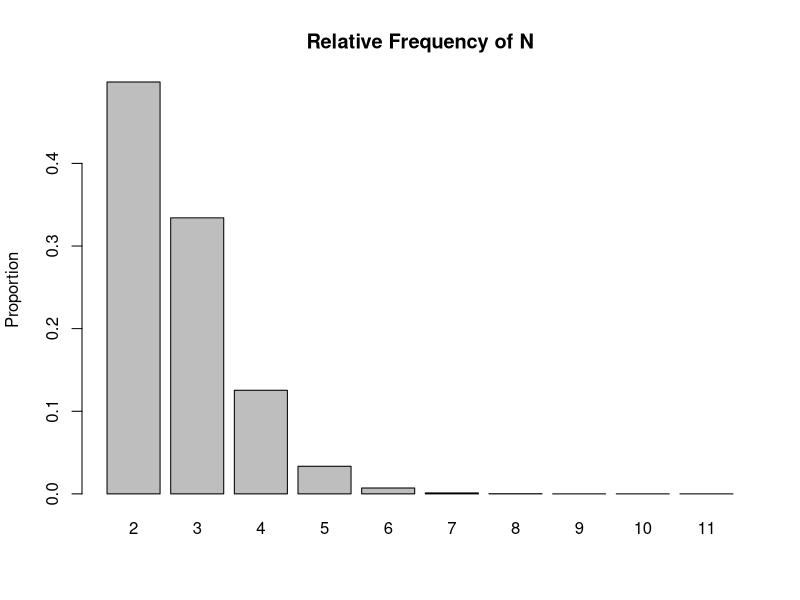

Generate this figure with R:
#Q1_A

words <- c("one", "two", "three", "four", "five")
probabilities <- c(0.16, 0.20, 0.28, 0.20, 0.16)

v1 <- sample(words, 200, replace = TRUE, prob = probabilities)
#Q1_B

fact1 <- factor(v1, levels = c("one", "two", "three", "four", "five"), ordered = TRUE)

#Q1_C
fact2 <- factor(v1, levels = c("one", "two", "three", "four", "five"), labels = c("awful", "poor", "normal", "good", "excellent"), ordered = TRUE)

#Q1_D

colors <- c("yellow", "green", "blue", "red")
v2 <- sample(colors, 200, replace = TRUE)

#Q1_E
fact3 <- factor(v2, levels = c("yellow", "green", "blue", "red"))

#Q1_F
df1 <- data.frame(item1 = fact1, item2 = fact3)
#head(df1)

#Q1_G
table(df1$item1, df1$item2)

#========================================

#Q2_A
N <- 0
S <- 0

while (S <= 1) {
  S <- S + runif(1)
  N <- N + 1
}
N

#Q2_B
k <- 1e6
N_list <- numeric(k)

for(i in 1:k){
  N <- 0
  S <- 0
  
  while (S <= 1) {
    S <- S + runif(1)
    N <- N + 1
  }
  N_list[i] <- N
}
#head(N_list)

#Q2_C

mean(N_list)

error <- abs(mean(N_list) - exp(1))

error

rel_table <- table(N_list) / length(N_list)
rel_table
barplot(rel_table, main = "Relative Frequency of N", ylab = "Proportion")

#As expected the 


